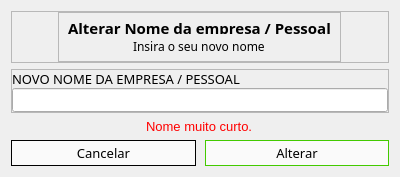
<?xml version="1.0" encoding="UTF-8"?>
<ui version="4.0">
 <class>AtualizarNome</class>
 <widget class="QDialog" name="AtualizarNome">
  <property name="geometry">
   <rect>
    <x>0</x>
    <y>0</y>
    <width>400</width>
    <height>177</height>
   </rect>
  </property>
  <property name="windowTitle">
   <string>Alterar nome</string>
  </property>
  <property name="windowIcon">
   <iconset resource="Resources/resources.qrc">
    <normaloff>:/icons/logo.ico</normaloff>:/icons/logo.ico</iconset>
  </property>
  <property name="modal">
   <bool>true</bool>
  </property>
  <layout class="QVBoxLayout" name="verticalLayout">
   <item>
    <widget class="QFrame" name="frame_3">
     <property name="frameShape">
      <enum>QFrame::StyledPanel</enum>
     </property>
     <property name="frameShadow">
      <enum>QFrame::Raised</enum>
     </property>
     <layout class="QHBoxLayout" name="horizontalLayout">
      <property name="spacing">
       <number>0</number>
      </property>
      <property name="leftMargin">
       <number>0</number>
      </property>
      <property name="topMargin">
       <number>0</number>
      </property>
      <property name="rightMargin">
       <number>0</number>
      </property>
      <property name="bottomMargin">
       <number>0</number>
      </property>
      <item alignment="Qt::AlignHCenter|Qt::AlignVCenter">
       <widget class="QFrame" name="frame_4">
        <property name="minimumSize">
         <size>
          <width>0</width>
          <height>50</height>
         </size>
        </property>
        <property name="maximumSize">
         <size>
          <width>16777215</width>
          <height>50</height>
         </size>
        </property>
        <property name="font">
         <font>
          <family>Mudir MT</family>
          <pointsize>9</pointsize>
         </font>
        </property>
        <property name="frameShape">
         <enum>QFrame::StyledPanel</enum>
        </property>
        <property name="frameShadow">
         <enum>QFrame::Raised</enum>
        </property>
        <layout class="QVBoxLayout" name="verticalLayout_2">
         <item alignment="Qt::AlignHCenter">
          <widget class="QLabel" name="label">
           <property name="font">
            <font>
             <family>Century Gothic</family>
             <pointsize>11</pointsize>
             <weight>75</weight>
             <bold>true</bold>
            </font>
           </property>
           <property name="text">
            <string>Alterar Nome da empresa / Pessoal</string>
           </property>
          </widget>
         </item>
         <item alignment="Qt::AlignHCenter">
          <widget class="QLabel" name="label_2">
           <property name="font">
            <font>
             <family>Century Gothic</family>
             <pointsize>9</pointsize>
            </font>
           </property>
           <property name="text">
            <string>Insira o seu novo nome</string>
           </property>
          </widget>
         </item>
        </layout>
       </widget>
      </item>
     </layout>
    </widget>
   </item>
   <item>
    <widget class="QFrame" name="frame">
     <property name="frameShape">
      <enum>QFrame::StyledPanel</enum>
     </property>
     <property name="frameShadow">
      <enum>QFrame::Raised</enum>
     </property>
     <layout class="QVBoxLayout" name="verticalLayout_3">
      <property name="spacing">
       <number>0</number>
      </property>
      <property name="leftMargin">
       <number>0</number>
      </property>
      <property name="topMargin">
       <number>0</number>
      </property>
      <property name="rightMargin">
       <number>0</number>
      </property>
      <property name="bottomMargin">
       <number>0</number>
      </property>
      <item>
       <widget class="QLabel" name="label_3">
        <property name="font">
         <font>
          <family>Century Gothic</family>
          <pointsize>10</pointsize>
         </font>
        </property>
        <property name="text">
         <string>NOVO NOME DA EMPRESA / PESSOAL</string>
        </property>
       </widget>
      </item>
      <item>
       <widget class="QLineEdit" name="input_novo_nome">
        <property name="styleSheet">
         <string notr="true">QLineEdit{padding:3px}
QLineEdit:focus{
border:1px solid rgb(67, 202, 0)
}</string>
        </property>
        <property name="echoMode">
         <enum>QLineEdit::Password</enum>
        </property>
       </widget>
      </item>
     </layout>
    </widget>
   </item>
   <item alignment="Qt::AlignHCenter">
    <widget class="QLabel" name="text_info">
     <property name="font">
      <font>
       <pointsize>10</pointsize>
      </font>
     </property>
     <property name="styleSheet">
      <string notr="true">color: rgb(255, 0, 0);</string>
     </property>
     <property name="text">
      <string>Nome muito curto.</string>
     </property>
    </widget>
   </item>
   <item>
    <widget class="QFrame" name="frame_2">
     <property name="frameShape">
      <enum>QFrame::NoFrame</enum>
     </property>
     <property name="frameShadow">
      <enum>QFrame::Raised</enum>
     </property>
     <layout class="QHBoxLayout" name="horizontalLayout_2">
      <property name="spacing">
       <number>9</number>
      </property>
      <property name="leftMargin">
       <number>0</number>
      </property>
      <property name="topMargin">
       <number>0</number>
      </property>
      <property name="rightMargin">
       <number>0</number>
      </property>
      <property name="bottomMargin">
       <number>0</number>
      </property>
      <item>
       <widget class="QPushButton" name="bt_cancelar">
        <property name="font">
         <font>
          <family>Century Gothic</family>
          <pointsize>10</pointsize>
         </font>
        </property>
        <property name="cursor">
         <cursorShape>PointingHandCursor</cursorShape>
        </property>
        <property name="styleSheet">
         <string notr="true">
QPushButton{border:1px solid;
padding:3px;
background-color: rgb(250, 250, 250);}
QPushButton:hover{
	background-color: rgb(204, 204, 204);
}</string>
        </property>
        <property name="text">
         <string>Cancelar</string>
        </property>
       </widget>
      </item>
      <item>
       <widget class="QPushButton" name="btn_alterar">
        <property name="font">
         <font>
          <family>Century Gothic</family>
          <pointsize>10</pointsize>
         </font>
        </property>
        <property name="cursor">
         <cursorShape>PointingHandCursor</cursorShape>
        </property>
        <property name="styleSheet">
         <string notr="true">

QPushButton{border:1px solid rgb(67, 202, 0);
padding:3px;
background-color: rgb(250, 250, 250);}

QPushButton:hover{
	
	background-color: rgb(151, 255, 151);
}</string>
        </property>
        <property name="text">
         <string>Alterar</string>
        </property>
       </widget>
      </item>
     </layout>
    </widget>
   </item>
  </layout>
 </widget>
 <resources>
  <include location="Resources/resources.qrc"/>
 </resources>
 <connections/>
</ui>
